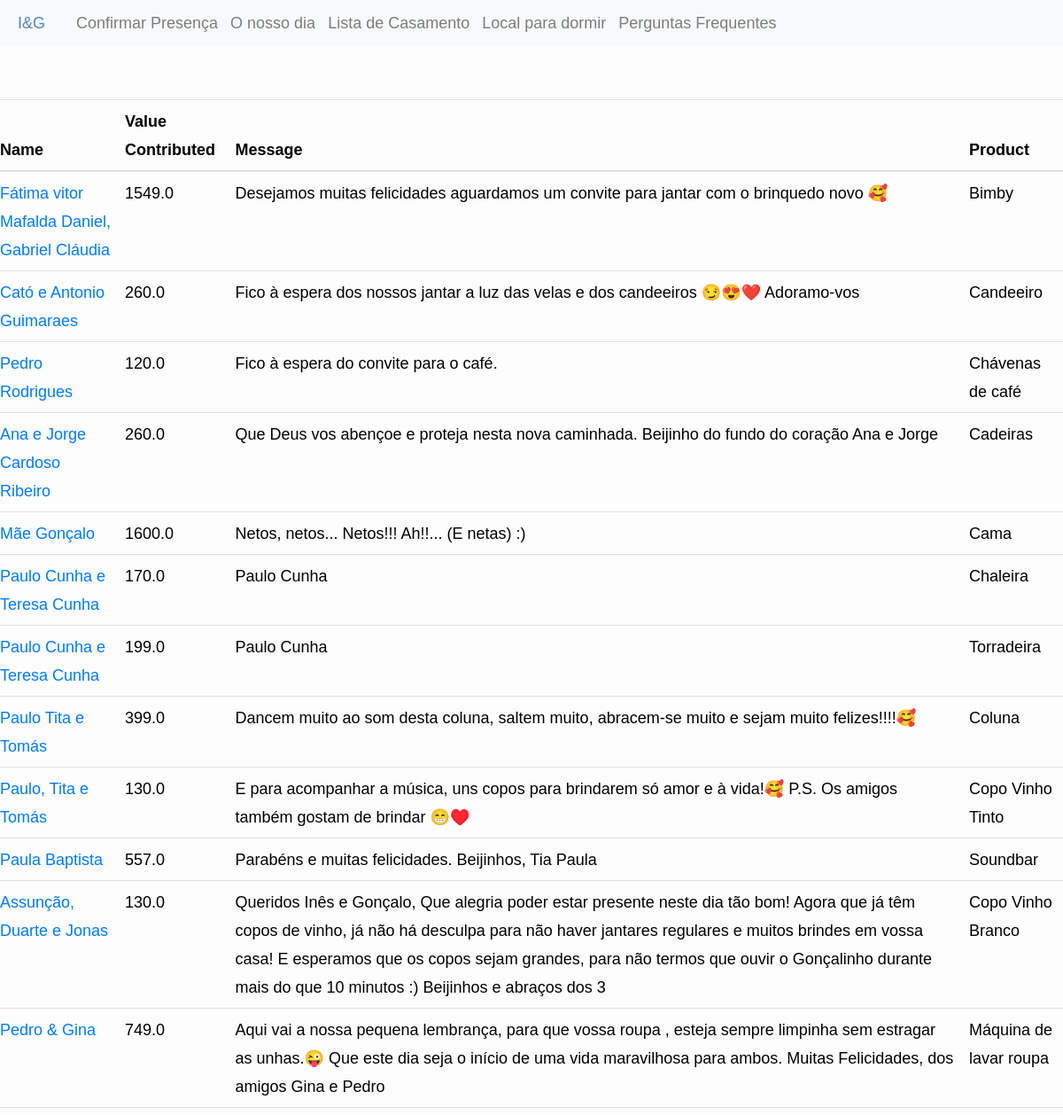
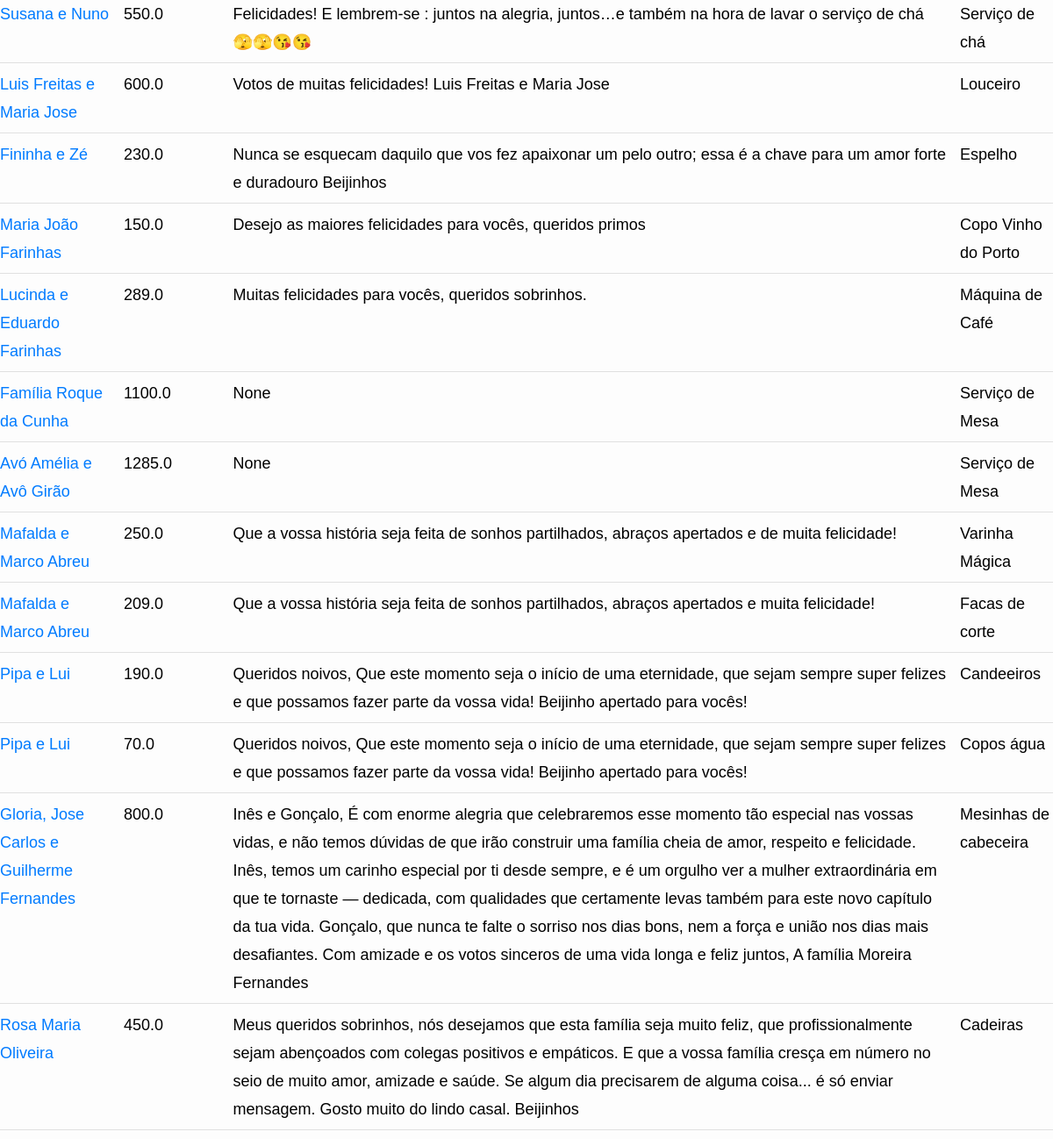
The app's page /edit/contributions with its own data (2 pictures, top to bottom).
### inesegoncalo/models/contributions.py (models this page shows, shortened)
class Contribution(db.Model ,model.Model,model.Base):
    __tablename__ = 'contribution'
    __table_args__ = {'extend_existing': True}
    id = Column(Integer, primary_key=True)
    name = Column(String(80))
    value_contributed = Column(Float)
    message = Column(Text)
    product_id = Column(Integer, ForeignKey('products.id'))
    product = relationship('Product', back_populates="contributions")

### inesegoncalo/models/products.py (models this page shows, shortened)
class Product(db.Model, model.Model, model.Base):
    __tablename__ = 'products'
    __table_args__ = {'extend_existing': True}
    id = Column(Integer, primary_key=True)
    name = Column(String(80), unique=True, nullable=False)
    description = Column(Text)
    price = Column(Float)
    price_paid = Column(Float, default=0.0)
    store = Column(Text)
    show_price = Column(Boolean, default=True)
    priority = Column(Integer, default=10)
    category_id = Column(Integer, ForeignKey('categories.id'), nullable=True)
    images = relationship('ProductImage', back_populates="product")
    contributions = relationship('Contribution', back_populates="product")
    category = relationship('Category', back_populates="products")

### inesegoncalo/modules/edit.py (the view)
@bp.route("/contributions", methods=("GET", "POST"))
def contributions():
    contributions = Contribution.query.all()
    return render_template("edit/contributions.html", contributions=contributions)

### inesegoncalo/templates/edit/contributions.html (shortened to what this page needs)
{% extends 'layout.html' %}
{% block content %}
<div class="product_background">
<table class="table">
    <thead>
        <tr>
            <th>Name</th>
            <th>Value Contributed</th>
            <th>Message</th>
            <th>Product</th>
        </tr>
    </thead>
    <tbody>
        {% for contribution in contributions %}
            <tr>
                <td class="no_padding"><a href="{{url_for('edit.contribution',contribution_id=contribution.id)}}">{{contribution.name}}</a></td>
                <td class="no_padding">{{contribution.value_contributed}}</td>
                <td class="no_padding">{{contribution.message}}</td>
                <td class="no_padding">{{contribution.product.name}}</td>
            </tr>
        {% endfor %}
    </tbody>
</table>
</div>
{% endblock %}

### inesegoncalo/static/style/main.css (style rules this page uses)
html { font-size: 10px; }
html, body { height: 100%; }
body { background: #ffffff; font-family: 'Metropolis', sans-serif; font-size: 1.8rem; font-style: normal; font-weight: normal; line-height: 1.778; color: #000000; margin: 0; padding: 0; position: relative; }
table { border-width: 0; width: 100%; max-width: 100%; font-family: 'Metropolis', sans-serif ; border-collapse: collapse; }
th, td { padding: 1.5rem 3.2rem; text-align: left; border-bottom: 1px solid #e0e0e0; }
th { color: #000000; font-family: 'Metropolis', sans-serif ; font-weight: 700; }
th:first-child, td:first-child { padding-left: 0; }
th:last-child, td:last-child { padding-right: 0; }
input, textarea, select, pre, blockquote, figure, table, p, ul, ol, dl, form, .video-container, .ss-custom-select { margin-bottom: 3.2rem; }
::placeholder { color: #8c8c8c; }

### inesegoncalo/static/style/card.css (style rules this page uses)
body { background-color: #f8f9fa!important }
.product_background { box-shadow: inset 0 0 0 1000px rgb(255 255 255 / 74%); min-height:100vh; background-attachment: fixed; background-repeat: no-repeat!important; background-size: cover!important; display: flex; justify-content: center; flex-wrap: wrap; padding-top: 6rem; flex-direction: row; align-items: center; }

### inesegoncalo/static/style/lista_casamento.css (style rules this page uses)
a, a:hover { text-decoration: none; transition: color 0.3s ease-in-out; }

### records on screen
Contribution: name "Fátima vitor Mafalda Daniel, Gabriel Cláudia", value_contributed "1549.0", message "Desejamos muitas felicidades aguardamos um convite para jantar com o brinquedo novo 🥰", product.name "Bimby"
Contribution: name "Cató e Antonio Guimaraes", value_contributed "260.0", message "Fico à espera dos nossos jantar a luz das velas e dos candeeiros 😏😍❤️ Adoramo-vos", product.name "Candeeiro"
Contribution: name "Pedro Rodrigues", value_contributed "120.0", message "Fico à espera do convite para o café.", product.name "Chávenas de café"
Contribution: name "Ana e Jorge Cardoso Ribeiro", value_contributed "260.0", message "Que Deus vos abençoe e proteja nesta nova caminhada. Beijinho do fundo do coração Ana e Jorge", product.name "Cadeiras"
Contribution: name "Mãe Gonçalo", value_contributed "1600.0", message "Netos, netos... Netos!!! Ah!!... (E netas) :)", product.name "Cama"
Contribution: name "Paulo Cunha e Teresa Cunha", value_contributed "170.0", message "Paulo Cunha", product.name "Chaleira"
Contribution: name "Paulo Cunha e Teresa Cunha", value_contributed "199.0", message "Paulo Cunha", product.name "Torradeira"
Contribution: name "Paulo Tita e Tomás", value_contributed "399.0", message "Dancem muito ao som desta coluna, saltem muito, abracem-se muito e sejam muito felizes!!!!🥰", product.name "Coluna"
Contribution: name "Paulo, Tita e Tomás", value_contributed "130.0", message "E para acompanhar a música, uns copos para brindarem só amor e à vida!🥰 P.S. Os amigos também gostam de brindar 😁♥️", product.name "Copo Vinho Tinto"
Contribution: name "Paula Baptista", value_contributed "557.0", message "Parabéns e muitas felicidades. Beijinhos, Tia Paula", product.name "Soundbar"
Contribution: name "Assunção, Duarte e Jonas", value_contributed "130.0", message "Queridos Inês e Gonçalo, Que alegria poder estar presente neste dia tão bom! Agora que já têm copos de vinho, já não há desculpa para não haver jantares regulares e muitos brindes em vossa casa! E esperamos que os copos sejam grandes, para não termos que ouvir o Gonçalinho durante mais do que 10 minutos :) Beijinhos e abraços dos 3", product.name "Copo Vinho Branco"
Contribution: name "Pedro & Gina", value_contributed "749.0", message "Aqui vai a nossa pequena lembrança, para que vossa roupa , esteja sempre limpinha sem estragar as unhas.😜 Que este dia seja o início de uma vida maravilhosa para ambos. Muitas Felicidades, dos amigos Gina e Pedro", product.name "Máquina de lavar roupa"
Contribution: name "Susana e Nuno", value_contributed "550.0", message "Felicidades! E lembrem-se : juntos na alegria, juntos…e também na hora de lavar o serviço de chá 🫣🫣😘😘", product.name "Serviço de chá"
Contribution: name "Luis Freitas e Maria Jose", value_contributed "600.0", message "Votos de muitas felicidades! Luis Freitas e Maria Jose", product.name "Louceiro"
Contribution: name "Fininha e Zé", value_contributed "230.0", message "Nunca se esquecam daquilo que vos fez apaixonar um pelo outro; essa é a chave para um amor forte e duradouro Beijinhos", product.name "Espelho"
Contribution: name "Maria João Farinhas", value_contributed "150.0", message "Desejo as maiores felicidades para vocês, queridos primos", product.name "Copo Vinho do Porto"
Contribution: name "Lucinda e Eduardo Farinhas", value_contributed "289.0", message "Muitas felicidades para vocês, queridos sobrinhos.", product.name "Máquina de Café"
Contribution: name "Família Roque da Cunha", value_contributed "1100.0", message "None", product.name "Serviço de Mesa"
Contribution: name "Avó Amélia e Avô Girão", value_contributed "1285.0", message "None", product.name "Serviço de Mesa"
Contribution: name "Mafalda e Marco Abreu", value_contributed "250.0", message "Que a vossa história seja feita de sonhos partilhados, abraços apertados e de muita felicidade!", product.name "Varinha Mágica"
Contribution: name "Mafalda e Marco Abreu", value_contributed "209.0", message "Que a vossa história seja feita de sonhos partilhados, abraços apertados e muita felicidade!", product.name "Facas de corte"
Contribution: name "Pipa e Lui", value_contributed "190.0", message "Queridos noivos, Que este momento seja o início de uma eternidade, que sejam sempre super felizes e que possamos fazer parte da vossa vida! Beijinho apertado para vocês!", product.name "Candeeiros"
Contribution: name "Pipa e Lui", value_contributed "70.0", message "Queridos noivos, Que este momento seja o início de uma eternidade, que sejam sempre super felizes e que possamos fazer parte da vossa vida! Beijinho apertado para vocês!", product.name "Copos água"
Contribution: name "Gloria, Jose Carlos e Guilherme Fernandes", value_contributed "800.0", message "Inês e Gonçalo, É com enorme alegria que celebraremos esse momento tão especial nas vossas vidas, e não temos dúvidas de que irão construir uma família cheia de amor, respeito e felicidade. Inês, temos um carinho especial por ti desde sempre, e é um orgulho ver a mulher extraordinária em que te tornaste — dedicada, com qualidades que certamente levas também para este novo capítulo da tua vida. Gonçalo, que nunca te falte o sorriso nos dias bons, nem a força e união nos dias mais desafiantes. Com amizade e os votos sinceros de uma vida longa e feliz juntos, A família Moreira Fernandes", product.name "Mesinhas de cabeceira"
Contribution: name "Rosa Maria Oliveira", value_contributed "450.0", message "Meus queridos sobrinhos, nós desejamos que esta família seja muito feliz, que profissionalmente sejam abençoados com colegas positivos e empáticos. E que a vossa família cresça em número no seio de muito amor, amizade e saúde. Se algum dia precisarem de alguma coisa... é só enviar mensagem. Gosto muito do lindo casal. Beijinhos", product.name "Cadeiras"
